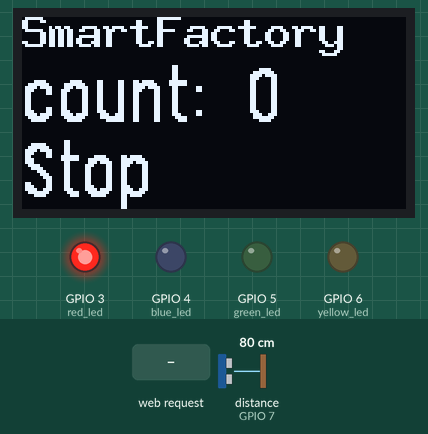
Simulated run of this sketch. Board: ESP32. On the bench: 128×64 one-colour display, output pins drawn as LEDs (lit = HIGH). Inputs (shaded band) come from the test bench; at power-on: distance to the obstacle (sensor on GPIO 7) 80 cm. The echo pulse lasts 58.3 µs per cm; WiFi joins after 1.5 s; servers stay silent unless stated; uploads are accepted with an empty reply; the local clock reads 2024-03-15 10:24:30 at power-on unless the sketch sets it; pins used as bus, display or sensor lines are not drawn; what the sketch prints to the serial monitor is not drawn.

Above: at 2.7 s.
2.8 s: HTTP request GET /machineOn received
At 3.3 s:
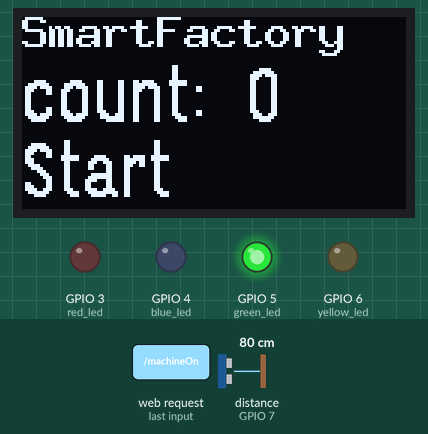
4.3 s: distance to the obstacle (sensor on GPIO 7) set to 4 cm
At 6.3 s:
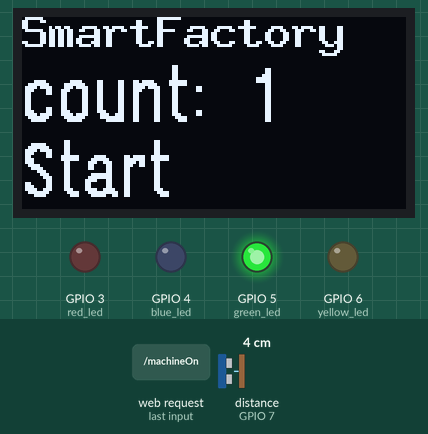
6.7 s: HTTP request GET /machineReset received
At 7.9 s:
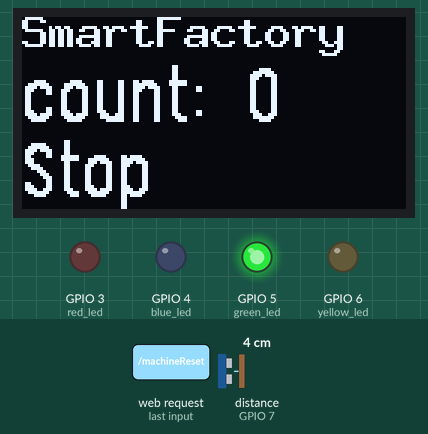
8.2 s: HTTP request GET /machineOff received
At 9.0 s:
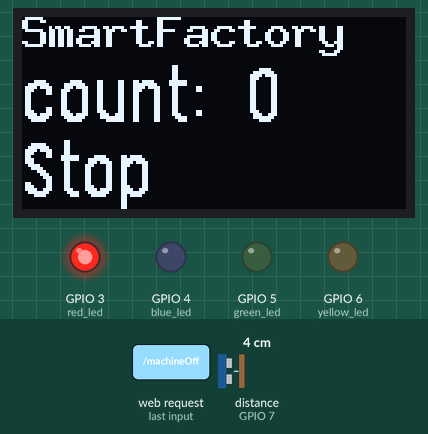
Timing chart, 0 to 10.7 s (numbered marks = the images above; inputs shaded):
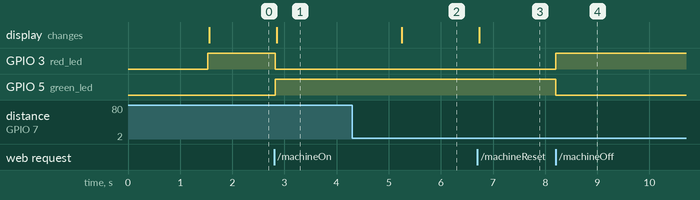

Measured:
- after the input at 2.8 s, GPIO 3 (red_led): HIGH → LOW at once; GPIO 5 (green_led): LOW → HIGH at once; the display: changes after 0.05 s (image 1)
- after the input at 4.3 s, the display: changes after 0.95 s (image 2)
- after the input at 6.7 s, the display: changes at once (image 3)
- after the input at 8.2 s, GPIO 3 (red_led): LOW → HIGH at once; GPIO 5 (green_led): HIGH → LOW at once

The sketch:

machine.ino
```cpp
#include <WiFi.h>
#include <WiFiClient.h>
#include <WebServer.h>
#include <HTTPClient.h>
#include "oled_u8g2.h" // oled display
#include <ArduinoJson.h>  // json Form
#include <time.h> // 응답 보내는 시간 위함
#include "DHT.h"

#define DHTPIN A7
#define DHTTYPE DHT11
DHT dht(DHTPIN, DHTTYPE); // 사용핀넘버 타입 등록

const char* ssid = "AndroidHotspot5460";
const char* password = "19990220";

WebServer server(80);
OLED_U8G2 oled; // create oled object

// sensor
int temp_sensor = A2;    // temperature sensor
int photoresistor_sensor = A1;    // photoresistor_sensor
int echo_pin  = D8;               // 초음파 센서 수신부
int trig_pin  = D9;

// led
int red_led    = D2;
int blue_led   = D3;
int green_led  = D4;
int yellow_led = D5;

// switch
int reset_pin = D6;


// counting_var : to store the previous value
int count = 0;        // 카운터용 변수
int pre_time = 0;     // 이전에 물건이 지나간 시간
bool isSending = false;


// Machine state
boolean state = false;  // 시작시 바로 COUNTING 안함


//--------------------------- setup --------------------------------------------------------------------------
void setup() {
  Serial.begin(115200);  // ESP32 baud rate
  oled.setup();

  // wifi connecting setting
  WiFi.mode(WIFI_STA);        // Set to Connection Mode
  WiFi.begin(ssid, password);      // Attempt to connect to WiFi
  Serial.println("");

  while (WiFi.status() != WL_CONNECTED) {       // Keep waiting until the connection
    delay(500);
    Serial.print(".");
  }

  Serial.print("Connected to ");
  Serial.println(ssid);
  Serial.print("IP address: ");
  Serial.println(WiFi.localIP());

  // NTP 서버에서 시간 동기화
  configTime(9 * 3600, 0, "pool.ntp.org"); // NTP 서버에서 시간 동기화

  // pinMode setting
  pinMode(red_led, OUTPUT);
  pinMode(blue_led, OUTPUT);
  pinMode(green_led, OUTPUT);
  pinMode(yellow_led, OUTPUT);
  pinMode(trig_pin, OUTPUT);
  pinMode(echo_pin, INPUT);

  server.on("/machineOff", machineOff);
  server.on("/machineOn", machineOn);
  server.on("/machineReset", machineReset);

  server.begin();
  dht.begin(); // DHT 초기화
  Serial.println("Machine connected");
  digitalWrite(red_led, HIGH);  // 초기 LED
}


//---------------------------- loop --------------------------------------------------------------------------
void loop() {
  server.handleClient();
  if (state == true) {
    counting();
  }
  oled_display();
}


//--------------------------- functions ----------------------------------------------------------------------
void machineOff(){
  Serial.println("machineOff");
  digitalWrite(red_led, HIGH);
  digitalWrite(green_led, LOW);
  state = false;
  StaticJsonDocument<128> jsonDocument;
  jsonDocument["message"] = "Machine Stop";
  String jsonResponse;
  serializeJson(jsonDocument, jsonResponse);
  server.send(200, "application/json", jsonResponse);
}

void machineOn(){
  Serial.println("machineOn");
  digitalWrite(red_led, LOW);
  digitalWrite(green_led, HIGH);
  state = true;
  StaticJsonDocument<128> jsonDocument;
  jsonDocument["message"] = "Machine Start";
  String jsonResponse;
  serializeJson(jsonDocument, jsonResponse);
  server.send(200, "application/json", jsonResponse);
}

void machineReset(){
  Serial.println("machineReset");
  count = 0;
  state = false;
  StaticJsonDocument<128> jsonDocument;
  jsonDocument["message"] = "Machine Reset";
  String jsonResponse;
  serializeJson(jsonDocument, jsonResponse);
  server.send(200, "application/json", jsonResponse);
}

void sendDataToServer(int currentCount) {
  HTTPClient http;
  // String serverUrl = "http://172.20.10.3:8080/machine/data";
  // String serverUrl = "http://192.168.43.183:8080/machine/data";
  String camUrl = "http://192.168.43.9:5000/count";
  String requestBody;

  time_t now;
  struct tm timeinfo;

  time(&now);                   // 현재 시간을 가져오기
  localtime_r(&now, &timeinfo); // 현재 시간을 구조화된 형태로 변환

  // JSON 응답에 시간 추가
  char timeBuffer[32];
  strftime(timeBuffer, sizeof(timeBuffer), "%Y-%m-%d %H:%M:%S", &timeinfo);
  StaticJsonDocument<200> jsonDocument;
  jsonDocument["count"] = currentCount;
  jsonDocument["times"] = timeBuffer;

  serializeJson(jsonDocument, requestBody);

  http.begin(camUrl);
  http.addHeader("Content-Type", "application/json");

  int httpResponseCode = http.POST(requestBody);
  if (httpResponseCode != 200){
    count -= 1;
  }
  Serial.println(httpResponseCode);
  http.end();
  isSending = false; // 전송 완료 상태로 설정
}


void counting(){
  long duration, distance;
  digitalWrite(trig_pin, LOW);                // 초음파 센서 거리 센싱 시작
  delayMicroseconds(2);
  digitalWrite(trig_pin, HIGH);
  delayMicroseconds(10);
  digitalWrite(trig_pin, LOW);

  duration = pulseIn (echo_pin, HIGH);        // 반사되어 돌아온 초음파의 시간을 저장
  distance = ((34 * duration) / 1000) / 2;    // 측정된 값을 cm로 변환하는 공식

  if(distance > 2 && distance < 5){            // 물체와의 거리가 2cm 초과 10cm 미만이면
    int now_time = millis();
    if(now_time - pre_time > 5000 && !isSending){           // 중복 카운트를 방지하기 위해 5초 초과면 카운트
      count += 1;                         // 한번 카운트
      isSending = true; 		// 전송 시작 상태로 설정
      sendDataToServer(count);                // 서버로 데이터 전송
      Serial.println("Data send done");
      pre_time = now_time;                // 이전 시각에 현재 시각 저장
    }
  }
}

void oled_display(){
  char text1[32] = "count: ";                // text1 count 값 표시
  char value1[32];
  String str1 = String(count, DEC);
  str1.toCharArray(value1, 6);
  strcat(text1, value1);

  oled.setLine(1, "SmartFactory");
  oled.setLine(2, text1);
    if(state == true){
    oled.setLine(3, "Start");
  }else{
    oled.setLine(3, "Stop");
  }
  oled.display();
}
```

oled_u8g2.cpp
```cpp
/**********************************************************************************
 * Author : SCS
 * Date : 2018.09.30
 * Description : SSD1306 OLED Display
 * Reference: FontUsage.ino in u8g2 examples
 * Modified     : 2022.10.03 : SCS : support arduino uno with ET-Upboard
 **********************************************************************************/

#include "oled_u8g2.h"

#include <Arduino.h>

#include <U8g2lib.h>

#ifdef U8X8_HAVE_HW_SPI
#include <SPI.h>
#endif
#ifdef U8X8_HAVE_HW_I2C
#include <Wire.h>
#endif

// 2018.09.05 : SCS
// U8g2 Contructor (Frame Buffer)
#if defined(ARDUINO_AVR_UNO)
  // Slow
  U8G2_SSD1306_128X64_NONAME_F_SW_I2C u8g2(U8G2_R0, /* clock=*/ A0, /* data=*/ A1, /* reset=*/ U8X8_PIN_NONE);
#elif defined(ESP32)
  // Fast
  U8G2_SSD1306_128X64_NONAME_F_HW_I2C u8g2(U8G2_R0, /* reset=*/ U8X8_PIN_NONE);
#else
  #error "Unknown board"
#endif
// End of constructor

//=================================================================================
OLED_U8G2::OLED_U8G2()
//=================================================================================
{
	lineString[0] = "";
	lineString[1] = "";
	lineString[2] = "";
}

//=================================================================================
void OLED_U8G2::setup(void)
	//=================================================================================
{
  u8g2.begin();
  u8g2.clearBuffer();          // clear the internal memory
}

//=================================================================================
void OLED_U8G2::setLine(int line, char* buffer)
//=================================================================================
{
  if (line < 1 || line > 3) return;
  lineString[line - 1] = buffer;
}

//=================================================================================
void OLED_U8G2::display()
//=================================================================================
{
	// Clear
  u8g2.clearBuffer();          // clear the internal memory

  // First line
  u8g2.setFont(u8g2_font_9x15B_tf);

  u8g2.setCursor(0,10);
  u8g2.print(lineString[0]);

  // Second line
  u8g2.setFont(u8g2_font_logisoso18_tf );

  u8g2.setCursor(0,35);
  u8g2.print(lineString[1]);

  // Third line
  u8g2.setCursor(0,60);
  u8g2.print(lineString[2]);

  // Display
  u8g2.sendBuffer();					// transfer internal memory to the display
}

//=================================================================================
// End of Line
//=================================================================================
```

oled_u8g2.h
```cpp
/**********************************************************************************
 * Author : SCS
 * Date : 2018.09.30
 * Modified     : 2022.10.03 : SCS : support arduino uno with ET-Upboard
**********************************************************************************/

#ifndef OLED_U8G2_H
#define OLED_U8G2_H

#include <Arduino.h>

class OLED_U8G2{

private:
  char* lineString[3];

public:
	OLED_U8G2();
	void setup(void);
  void setLine(int line, char* buffer);
	void display();
};

#endif

//=================================================================================
// End of Line
//=================================================================================
```
